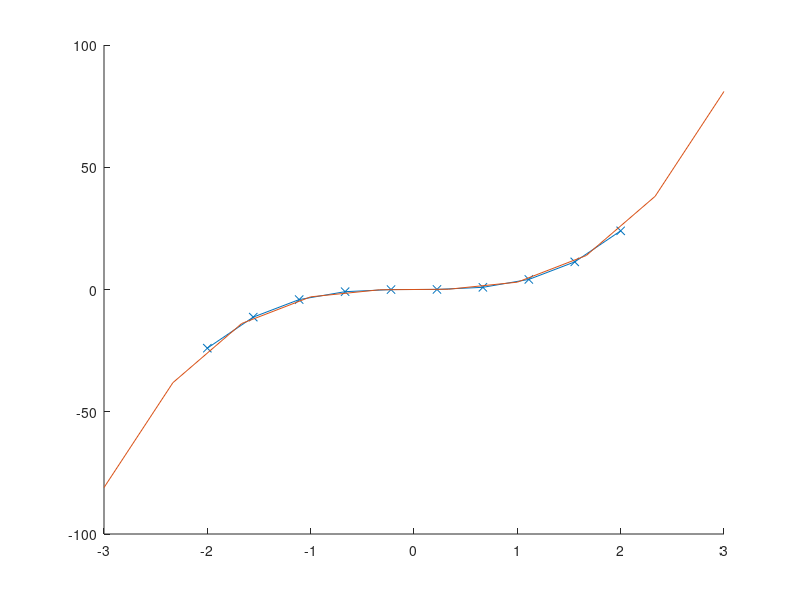

Recreate this plot in MATLAB.
% Create a function which plots y = axm on the interval x ∈ [−3, 3]. Your function needs to allow for
% choosing n randomly or uniformly sampled points on interval [−2, 2]. The location of the chosen
% points need to be marked on the graph (use line markers, see line properties in Matlab). Reasonable
% test values are n = 10, a = 1, and m = 2, 3.

% -------------------------ENTER n & m & a----------------------------------
n = 10;
m = 3;
a = 3;

xval = linspace(-2.0, 2.0, n);
yval = a * xval.^m;
hold on 
% Lets plot by using the ax^m formula directly
plot(xval,yval,'-x')
pause(1)
% Solve the equation AW = B using linsolve or W = inv(A)*B, 
% where A is the vandermonde matrix and W are the weights.
% w = linsolve(vander(xval), yval');
w = inv(vander(xval))*yval' ;
% Now we have the weights.
xtest = linspace(-3.0, 3.0, n);
% Get values of Y by using Y = AW (A is vandermonde matrix and W are weights).
ytest = vander(xtest) * w;
% plot the new interpolated polynomial
plot(xtest, ytest)
